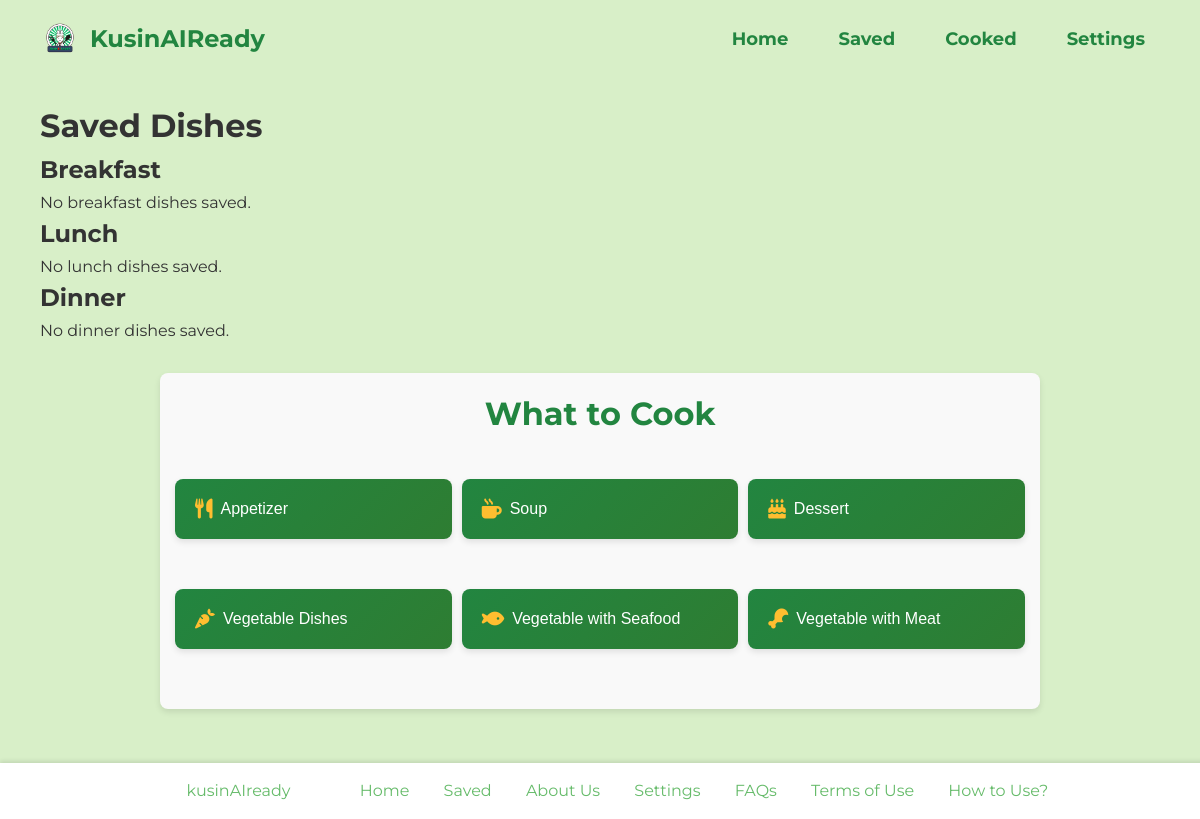
The page /saved/ (signed in) on the database as committed earlier.
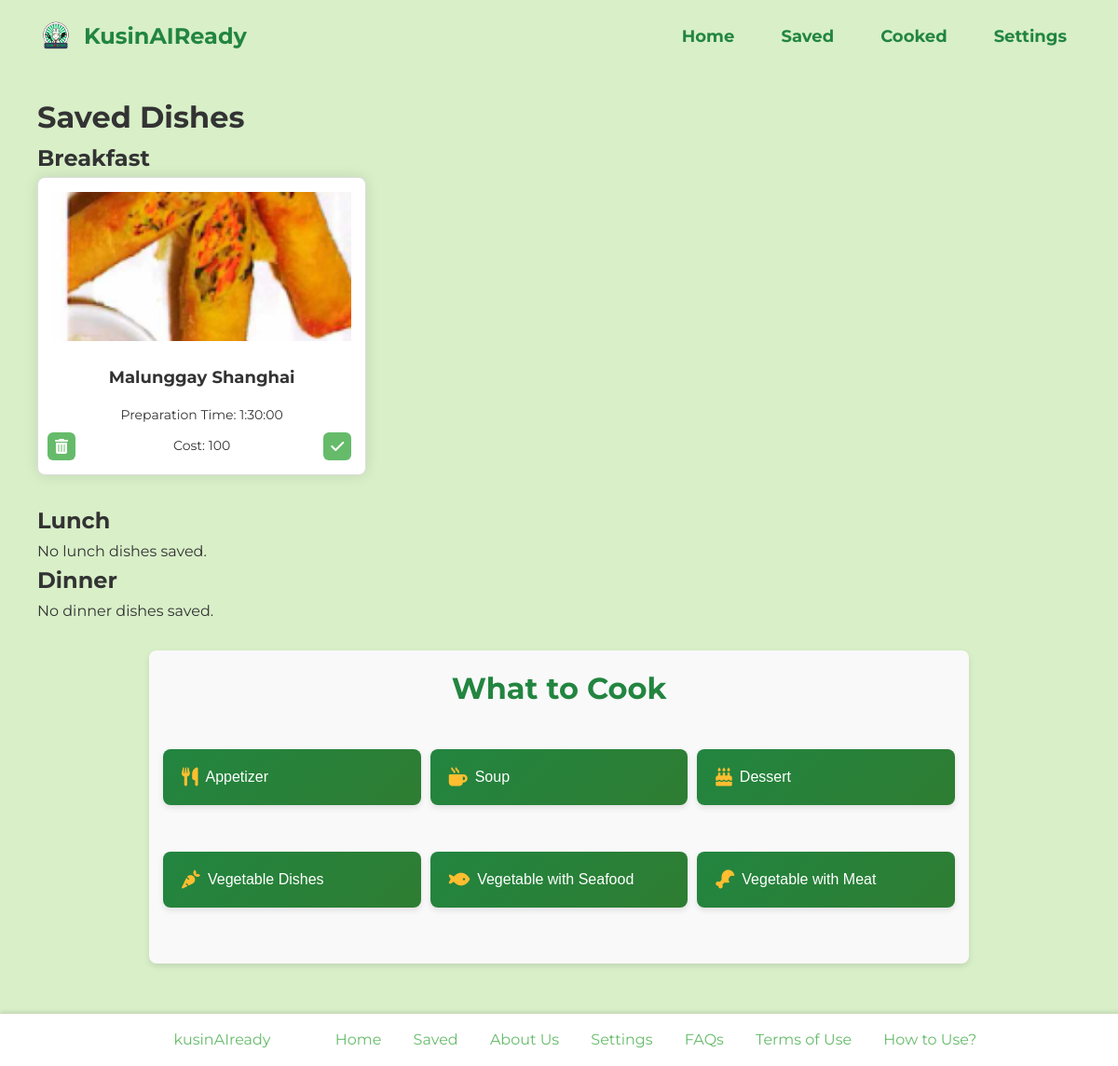
The same page on the database as committed later.
### kusinaiapp/models.py (models this page shows, shortened)
class DishPlan(models.Model):
    id = models.AutoField(primary_key=True)
    user = models.ForeignKey(AppUser, on_delete=models.CASCADE)
    dish = models.ForeignKey(Dish, on_delete=models.CASCADE)
    plan = models.CharField(max_length=100)
    class Meta:
        unique_together = ('user', 'dish')

class Dish(models.Model):
    id = models.AutoField(primary_key=True)
    dish_name = models.CharField(max_length=200)
    preparation_time = models.DurationField()
    ingredient_list = models.TextField()
    number_of_servings = models.CharField(max_length=50)
    procedure = models.TextField()
    nutritional_guide = models.TextField()
    skills_needed = models.CharField(max_length=200)
    age_range_that_can_eat = models.JSONField()
    cost = models.IntegerField()
    dish_image = models.ImageField(upload_to='dish_images/')
    meal_type = models.ManyToManyField(MealType)
    approved = models.BooleanField(default=False)

### kusinaiapp/views.py (the view, shortened to what this page needs)
# urls.py: path('saved/', views.saved, name='saved'),
@login_required
def saved(request):
    try:
        app_user = AppUser.objects.get(user=request.user)
    except AppUser.DoesNotExist:
        return HttpResponse('AppUser not found', status=404)
    saved_dishes = {
        'breakfast': DishPlan.objects.filter(user=app_user, plan='Breakfast'),
        'lunch': DishPlan.objects.filter(user=app_user, plan='Lunch'),
        'dinner': DishPlan.objects.filter(user=app_user, plan='Dinner'),
    }
    context = {'saved_dishes': saved_dishes}
    return render(request, 'saved.html', context)

### templates/saved.html (shortened to what this page needs)
<!DOCTYPE html>
<html lang="en">
<head>
    {% load static %}
    <link rel="stylesheet" href="{% static 'css/style.css' %}">
    <link rel="stylesheet" href="https://cdnjs.cloudflare.com/ajax/libs/font-awesome/6.0.0-beta3/css/all.min.css">
</head>
<body>
    <header>
        <div class="logo">
            <img src="{% static 'images/logo.png' %}" alt="KusinAIReady Logo">
            KusinAIReady
        </div>
        <div class="nav-menu">
            <div class="nav-links">
                <a href="{% url 'home' %}">Home</a>
                <a href="{% url 'saved' %}">Saved</a>
                <a href="{% url 'cooked' %}">Cooked</a>
                <a href="{% url 'settings' %}">Settings</a>
            </div>
        </div>
    </header>
    <main>
        <h1>Saved Dishes</h1>
        <section class="saved-dishes">
            <h2>Breakfast</h2>
            <div class="dish-grid">
                {% for plan in saved_dishes.breakfast %}
                    <div id="dish-{{ plan.id }}" class="dish-card" onclick="window.location.href='{% url 'saveddish' plan.dish.id %}'">
                        <div class="image-container">
                            <button class="delete-button" onclick="event.stopPropagation(); handleAction('delete', '{{ plan.id }}', this)">
                                <i class="fas fa-trash-alt"></i>
                            </button>
                            <img src="{{ plan.dish.dish_image.url }}" alt="{{ plan.dish.dish_name }}">
                            <button class="done-button" onclick="event.stopPropagation(); handleAction('done', '{{ plan.id }}', this)">
                                <i class="fas fa-check"></i>
                            </button>
                        </div>
                        <h3>{{ plan.dish.dish_name }}</h3>
                        <p>Preparation Time: {{ plan.dish.preparation_time }}</p>
                        <p>Cost: {{ plan.dish.cost }}</p>
                    </div>
                {% empty %}
                    <p>No breakfast dishes saved.</p>
                {% endfor %}
            </div>
        </section>
        <section class="saved-dishes">
            <h2>Lunch</h2>
            <div class="dish-grid">
                {% for plan in saved_dishes.lunch %}
                    <div id="dish-{{ plan.id }}" class="dish-card" onclick="window.location.href='{% url 'saveddish' plan.dish.id %}'">
                        <div class="image-container">
                            <button class="delete-button" onclick="event.stopPropagation(); handleAction('delete', '{{ plan.id }}', this)">
                                <i class="fas fa-trash-alt"></i>
                            </button>
                            <img src="{{ plan.dish.dish_image.url }}" alt="{{ plan.dish.dish_name }}">
                            <button class="done-button" onclick="event.stopPropagation(); handleAction('done', '{{ plan.id }}', this)">
                                <i class="fas fa-check"></i>
                            </button>
                        </div>
                        <h3>{{ plan.dish.dish_name }}</h3>
                        <p>Preparation Time: {{ plan.dish.preparation_time }}</p>
                        <p>Cost: {{ plan.dish.cost }}</p>
                    </div>
                {% empty %}
                    <p>No lunch dishes saved.</p>
                {% endfor %}
            </div>
        </section>
        <section class="saved-dishes">
            <h2>Dinner</h2>
            <div class="dish-grid">
                {% for plan in saved_dishes.dinner %}
                    <div id="dish-{{ plan.id }}" class="dish-card" onclick="window.location.href='{% url 'saveddish' plan.dish.id %}'">
                        <div class="image-container">
                            <button class="delete-button" onclick="event.stopPropagation(); handleAction('delete', '{{ plan.id }}', this)">
                                <i class="fas fa-trash-alt"></i>
                            </button>
                            <img src="{{ plan.dish.dish_image.url }}" alt="{{ plan.dish.dish_name }}">
                            <button class="done-button" onclick="event.stopPropagation(); handleAction('done', '{{ plan.id }}', this)">
                                <i class="fas fa-check"></i>
                            </button>
                        </div>
                        <h3>{{ plan.dish.dish_name }}</h3>
                        <p>Preparation Time: {{ plan.dish.preparation_time }}</p>
                        <p>Cost: {{ plan.dish.cost }}</p>
                    </div>
                {% empty %}
                    <p>No dinner dishes saved.</p>
                {% endfor %}
            </div>
        </section>
        <section class="what-to-cook">
            <h2>What to Cook</h2>
            <form method="GET" action="{% url 'home' %}">
                <button type="submit" name="meal_type" value="Appetizer" {% if selected_meal_type == 'Appetizer' %}class="selected"{% endif %}>
                    <i class="fas fa-utensils"></i> Appetizer
                </button>
                <button type="submit" name="meal_type" value="Soup" {% if selected_meal_type == 'Soup' %}class="selected"{% endif %}>
                    <i class="fas fa-mug-hot"></i> Soup
                </button>
                <button type="submit" name="meal_type" value="Dessert" {% if selected_meal_type == 'Dessert' %}class="selected"{% endif %}>
                    <i class="fas fa-cake"></i> Dessert
                </button>
                <button type="submit" name="meal_type" value="Vegetable Dishes" {% if selected_meal_type == 'Vegetable Dishes' %}class="selected"{% endif %}>
                    <i class="fas fa-carrot"></i> Vegetable Dishes
                </button>
                <button type="submit" name="meal_type" value="Vegetable with Seafood" {% if selected_meal_type == 'Vegetable with Seafood' %}class="selected"{% endif %}>
                    <i class="fas fa-fish"></i> Vegetable with Seafood
                </button>
                <button type="submit" name="meal_type" value="Vegetable with Meat" {% if selected_meal_type == 'Vegetable with Meat' %}class="selected"{% endif %}>
                    <i class="fas fa-drumstick-bite"></i> Vegetable with Meat
                </button>
            </form>
        </section>
    </main>
    <footer>
        <div class="footer-left">kusinAIready</div>
        <div class="footer-right">
            <a href="{% url 'home' %}">Home</a>
            <a href="{% url 'saved' %}">Saved</a>
            <a href="{% url 'about' %}">About Us</a>
            <a href="{% url 'settings' %}">Settings</a>
            <a href="{% url 'faqs' %}">FAQs</a>
            <a href="{% url 'terms' %}">Terms of Use</a>
            <a href="{% url 'tutorial' %}">How to Use?</a>
        </div>
    </footer>
</body>
</html>

### static/css/style.css (style rules this page uses)
body, h1, h2, h3, p, button { margin: 0; padding: 0; box-sizing: border-box; }
body { font-family: 'Montserrat', sans-serif; line-height: 1.6; color: #333; background-color: #D8EFC8; padding-bottom: 60px; margin: 0 auto; max-width: 1200px; }
header { background-color: #D8EFC8; padding: 15px 40px; display: flex; justify-content: space-between; align-items: center; position: fixed; width: 100%; top: 0; left: 0; z-index: 1000; box-sizing: border-box; }
header .logo { display: flex; align-items: center; font-size: 24px; font-weight: bold; color: #228540; }
header .logo img { width: 40px; height: auto; margin-right: 10px; }
header .nav-menu { display: flex; justify-content: flex-end; flex-grow: 1; position: relative; }
header .nav-links { display: flex; justify-content: center; gap: 20px; }
header .nav-links a { color: #228540; text-decoration: none; padding: 10px 15px; font-weight: bold; font-size: 18px; transition: color 0.3s ease; }
main { padding: 100px 40px 20px; margin: 0 auto; max-width: 1200px; }
.dish-grid { display: grid; grid-template-columns: repeat(3, 1fr); gap: 30px; justify-content: center; align-items: start; }
.dish-card { background-color: #fff; border: 1px solid #ddd; border-radius: 8px; padding: 15px; box-shadow: 0 0 15px rgba(0, 0, 0, 0.1); text-align: center; position: relative; transition: transform 0.3s ease, box-shadow 0.3s ease; display: flex; flex-direction: column; justify-content: space-between; height: auto; margin-bottom: 30px; }
.image-container { width: 100%; height: 160px; overflow: hidden; margin-bottom: 15px; flex-shrink: 0; }
.image-container img { width: 100%; height: 100%; object-fit: cover; }
.dish-card h3 { font-size: 18px; margin: 10px 0; flex-grow: 1; }
.dish-card p { font-size: 14px; margin: 5px 0; }
.delete-button, .done-button { position: absolute; bottom: -20px; background-color: rgba(0, 0, 0, 0.6); border: none; color: #fff; font-size: 14px; cursor: pointer; padding: 0; width: 30px; height: 30px; border-radius: 50%; display: flex; align-items: center; justify-content: center; transition: background-color 0.3s ease; }
.delete-button { left: 10px; }
.done-button { right: 10px; }
.delete-button i, .done-button i { margin: 0; font-size: 16px; }
.dish-card h3 { margin: 10px 0; }
.dish-card p { margin: 5px 0; }
.dish-card button { background-color: #66BB6A; color: #fff; border: none; padding: 10px; border-radius: 6px; cursor: pointer; position: absolute; bottom: 15px; right: 15px; transition: background-color 0.3s ease, transform 0.3s ease; }
.what-to-cook { margin: 30px auto; padding: 0 15px; max-width: 850px; background-color: #f9f9f9; border-radius: 8px; box-shadow: 0 3px 6px rgba(0, 0, 0, 0.1); padding: 15px; }
.what-to-cook h2 { margin-top: 0; margin-bottom: 20px; text-align: center; font-size: 32px; font-weight: 700; color: #228540; }
.what-to-cook form { display: grid; grid-template-columns: repeat(3, 1fr); grid-template-rows: repeat(3, auto); grid-gap: 10px; justify-content: center; margin-bottom: 15px; }
.what-to-cook button { display: flex; align-items: center; background: linear-gradient(135deg, #228540, #2e7d32); color: #fff; padding: 20px; border: none; border-radius: 8px; cursor: pointer; font-size: 16px; font-weight: 500; gap: 8px; transition: background-color 0.3s, transform 0.3s, box-shadow 0.3s; box-shadow: 0 3px 6px rgba(0, 0, 0, 0.1); text-align: center; }
.what-to-cook button i { font-size: 20px; color: #FFBE30; }
footer { background-color: #ffffff; color: #66BB6A; padding: 15px 25px; text-align: center; width: 100%; position: fixed; bottom: 0; left: 0; z-index: 1000; box-shadow: 0 -2px 4px rgba(0, 0, 0, 0.1); }
footer .footer-left, footer .footer-right { display: inline-block; padding: 0 25px; }
footer .footer-right a { color: #66BB6A; text-decoration: none; padding: 0 15px; transition: color 0.3s ease; }
footer::after { content: ""; display: table; clear: both; }
form { display: flex; flex-direction: column; }
form button, .login-card .login-button { width: 100%; padding: 10px; margin: 20px 0; background-color: #4caf50; color: #fff; border: none; border-radius: 4px; cursor: pointer; font-size: 16px; transition: background-color 0.3s ease, transform 0.3s ease; }

Rows that differ between the two databases and show on the page:
added DishPlan: dish.dish_image (picture), dish.dish_name "Malunggay Shanghai", dish.preparation_time "1:30:00", dish.cost "100"
Other text that changed with them:
text no longer shown: "No breakfast dishes saved."
